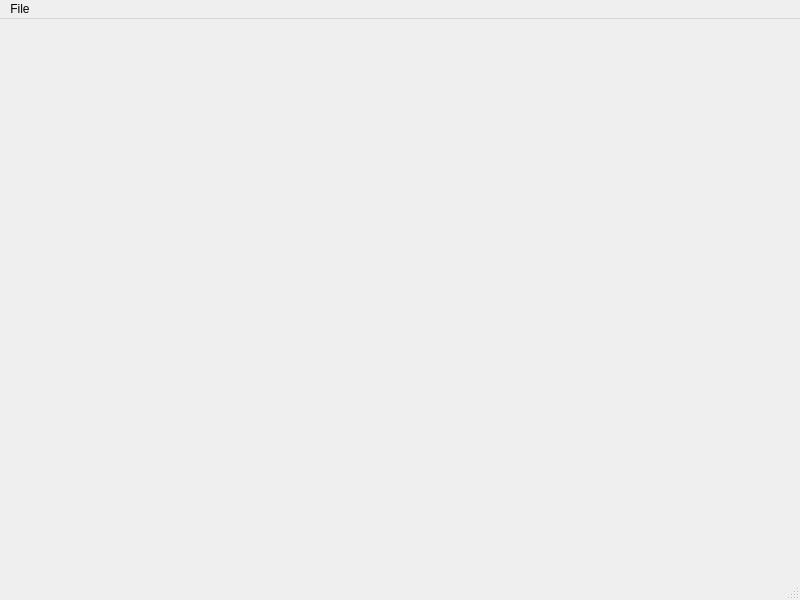
<?xml version="1.0" encoding="UTF-8"?>
<ui version="4.0">
 <class>FileMenuForm</class>
 <widget class="QMainWindow" name="FileMenuForm">
  <property name="geometry">
   <rect>
    <x>0</x>
    <y>0</y>
    <width>800</width>
    <height>600</height>
   </rect>
  </property>
  <property name="windowTitle">
   <string>MainWindow</string>
  </property>
  <widget class="QWidget" name="centralwidget"/>
  <widget class="QMenuBar" name="menubar">
   <property name="geometry">
    <rect>
     <x>0</x>
     <y>0</y>
     <width>800</width>
     <height>25</height>
    </rect>
   </property>
   <widget class="QMenu" name="menuFile">
    <property name="title">
     <string>File</string>
    </property>
    <addaction name="mnuOpenInnerForm"/>
   </widget>
   <addaction name="menuFile"/>
  </widget>
  <widget class="QStatusBar" name="statusbar"/>
  <action name="mnuOpenInnerForm">
   <property name="text">
    <string>Create Int Form</string>
   </property>
  </action>
  <action name="mnuDoubleForm">
   <property name="text">
    <string>CreateDoubleForm</string>
   </property>
  </action>
 </widget>
 <resources/>
 <connections/>
</ui>
